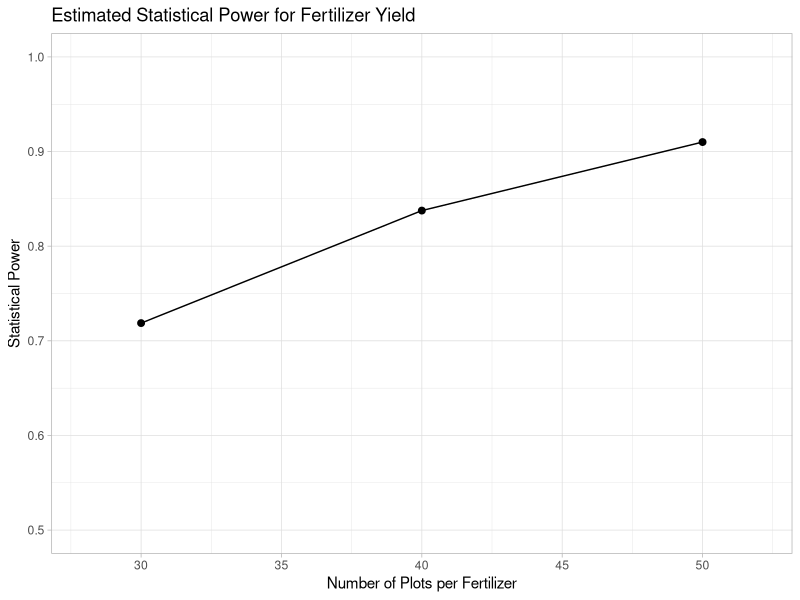

Here is the R script that generated this plot:

library(tidyverse)

# given values
mean.0 <- 74
mean.new <- 84
sd.yield <- 15
alpha <- 0.05

effect <- mean.new - mean.0


# power calculations
power30 <- power.t.test(n = 30, delta = effect, sd = sd.yield,
                        sig.level = alpha, type = "two.sample",
                        alternative = "two.sided")$power

power40 <- power.t.test(n = 40, delta = effect, sd = sd.yield,
                        sig.level = alpha, type = "two.sample", 
                        alternative = "two.sided")$power
power50 <- power.t.test(n = 50, delta = effect, sd = sd.yield,
                        sig.level = alpha, type = "two.sample", 
                        alternative = "two.sided")$power


power.tab <- data.frame(
Sample.Size.Per.Fertilizer = c(30, 40, 50),
  Power = round(c(power30, power40, power50), 4)
)

power.tab ## viewing results

## plot
power.tab %>% 
  ggplot(aes(x = Sample.Size.Per.Fertilizer, y = Power)) +
  geom_point(size = 2) +
  geom_line() +
  labs(
    title = "Estimated Statistical Power for Fertilizer Yield",
    x = "Number of Plots per Fertilizer",
    y = "Statistical Power") +
  ylim(.5, 1) +
  xlim(28, 52) +
  theme_light()
